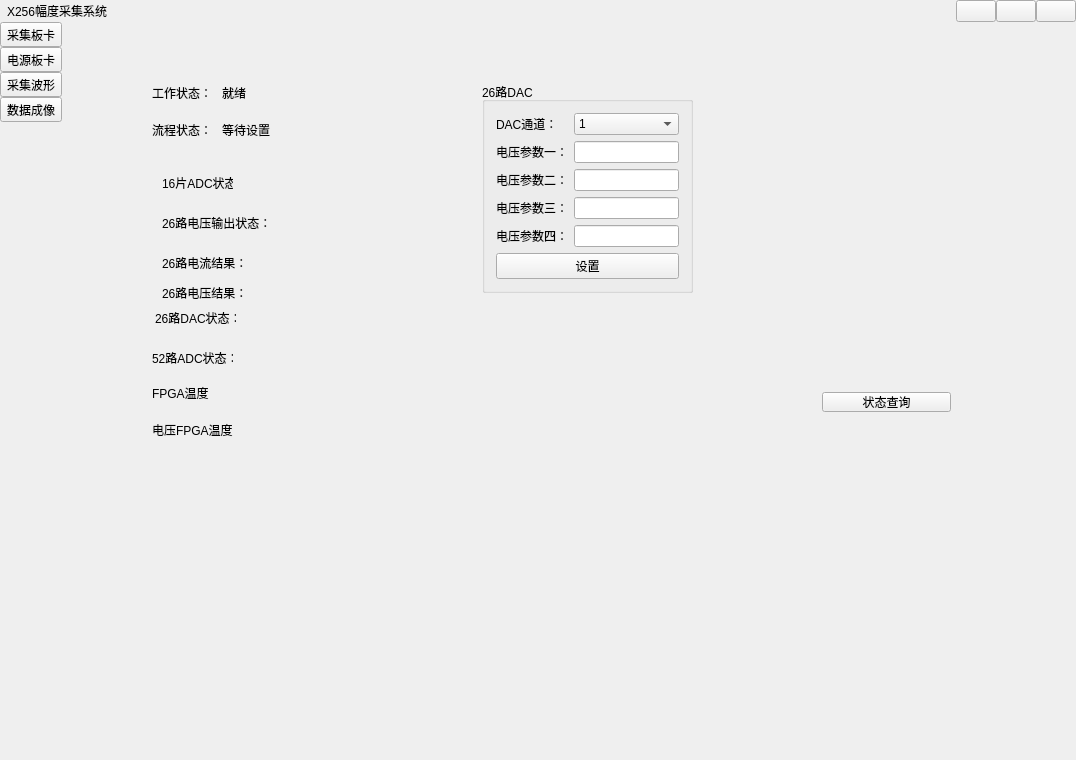
<?xml version="1.0" encoding="UTF-8"?>
<ui version="4.0">
 <class>MainWindow</class>
 <widget class="QMainWindow" name="MainWindow">
  <property name="geometry">
   <rect>
    <x>0</x>
    <y>0</y>
    <width>1076</width>
    <height>760</height>
   </rect>
  </property>
  <property name="windowTitle">
   <string>MainWindow</string>
  </property>
  <widget class="QWidget" name="centralWidget">
   <layout class="QVBoxLayout" name="verticalLayout_4" stretch="0,0">
    <property name="spacing">
     <number>0</number>
    </property>
    <property name="leftMargin">
     <number>0</number>
    </property>
    <property name="topMargin">
     <number>0</number>
    </property>
    <property name="rightMargin">
     <number>0</number>
    </property>
    <property name="bottomMargin">
     <number>0</number>
    </property>
    <item>
     <widget class="QWidget" name="widget_title" native="true">
      <property name="sizePolicy">
       <sizepolicy hsizetype="Preferred" vsizetype="Fixed">
        <horstretch>0</horstretch>
        <verstretch>0</verstretch>
       </sizepolicy>
      </property>
      <layout class="QHBoxLayout" name="horizontalLayout">
       <property name="spacing">
        <number>0</number>
       </property>
       <property name="leftMargin">
        <number>0</number>
       </property>
       <property name="topMargin">
        <number>0</number>
       </property>
       <property name="rightMargin">
        <number>0</number>
       </property>
       <property name="bottomMargin">
        <number>0</number>
       </property>
       <item>
        <widget class="QLabel" name="label_icon">
         <property name="sizePolicy">
          <sizepolicy hsizetype="Minimum" vsizetype="Expanding">
           <horstretch>0</horstretch>
           <verstretch>0</verstretch>
          </sizepolicy>
         </property>
         <property name="minimumSize">
          <size>
           <width>0</width>
           <height>0</height>
          </size>
         </property>
         <property name="text">
          <string/>
         </property>
         <property name="alignment">
          <set>Qt::AlignCenter</set>
         </property>
        </widget>
       </item>
       <item>
        <widget class="QLabel" name="label_title">
         <property name="autoFillBackground">
          <bool>false</bool>
         </property>
         <property name="styleSheet">
          <string notr="true">font: 12pt &quot;微软雅黑&quot;;</string>
         </property>
         <property name="text">
          <string>X256幅度采集系统</string>
         </property>
        </widget>
       </item>
       <item>
        <spacer name="horizontalSpacer">
         <property name="orientation">
          <enum>Qt::Horizontal</enum>
         </property>
         <property name="sizeHint" stdset="0">
          <size>
           <width>40</width>
           <height>20</height>
          </size>
         </property>
        </spacer>
       </item>
       <item>
        <widget class="QPushButton" name="pushButton_min">
         <property name="sizePolicy">
          <sizepolicy hsizetype="Minimum" vsizetype="Fixed">
           <horstretch>0</horstretch>
           <verstretch>0</verstretch>
          </sizepolicy>
         </property>
         <property name="minimumSize">
          <size>
           <width>31</width>
           <height>0</height>
          </size>
         </property>
         <property name="focusPolicy">
          <enum>Qt::NoFocus</enum>
         </property>
         <property name="text">
          <string/>
         </property>
        </widget>
       </item>
       <item>
        <widget class="QPushButton" name="pushButton_max">
         <property name="minimumSize">
          <size>
           <width>31</width>
           <height>0</height>
          </size>
         </property>
         <property name="focusPolicy">
          <enum>Qt::NoFocus</enum>
         </property>
         <property name="text">
          <string/>
         </property>
        </widget>
       </item>
       <item>
        <widget class="QPushButton" name="pushButton_close">
         <property name="minimumSize">
          <size>
           <width>31</width>
           <height>0</height>
          </size>
         </property>
         <property name="focusPolicy">
          <enum>Qt::NoFocus</enum>
         </property>
         <property name="text">
          <string/>
         </property>
        </widget>
       </item>
      </layout>
     </widget>
    </item>
    <item>
     <widget class="QWidget" name="widget_huangwei" native="true">
      <property name="styleSheet">
       <string notr="true"/>
      </property>
      <layout class="QVBoxLayout" name="verticalLayout_3" stretch="2,1">
       <property name="spacing">
        <number>0</number>
       </property>
       <property name="leftMargin">
        <number>0</number>
       </property>
       <property name="topMargin">
        <number>0</number>
       </property>
       <property name="rightMargin">
        <number>0</number>
       </property>
       <property name="bottomMargin">
        <number>0</number>
       </property>
       <item>
        <widget class="QWidget" name="widget_main" native="true">
         <property name="minimumSize">
          <size>
           <width>0</width>
           <height>20</height>
          </size>
         </property>
         <property name="styleSheet">
          <string notr="true"/>
         </property>
         <layout class="QVBoxLayout" name="verticalLayout_2">
          <property name="spacing">
           <number>0</number>
          </property>
          <property name="leftMargin">
           <number>0</number>
          </property>
          <property name="topMargin">
           <number>0</number>
          </property>
          <property name="rightMargin">
           <number>0</number>
          </property>
          <property name="bottomMargin">
           <number>0</number>
          </property>
          <item>
           <layout class="QHBoxLayout" name="horizontalLayout_2">
            <property name="spacing">
             <number>0</number>
            </property>
            <item>
             <widget class="QWidget" name="widgetLeft" native="true">
              <property name="styleSheet">
               <string notr="true"/>
              </property>
              <layout class="QVBoxLayout" name="verticalLayout">
               <property name="spacing">
                <number>0</number>
               </property>
               <property name="leftMargin">
                <number>0</number>
               </property>
               <property name="topMargin">
                <number>0</number>
               </property>
               <property name="rightMargin">
                <number>0</number>
               </property>
               <property name="bottomMargin">
                <number>0</number>
               </property>
               <item>
                <widget class="QToolButton" name="toolButton_set">
                 <property name="text">
                  <string>采集板卡</string>
                 </property>
                 <property name="icon">
                  <iconset resource="main.qrc">
                   <normaloff>:/image/infoextend.png</normaloff>:/image/infoextend.png</iconset>
                 </property>
                 <property name="iconSize">
                  <size>
                   <width>50</width>
                   <height>50</height>
                  </size>
                 </property>
                 <property name="toolButtonStyle">
                  <enum>Qt::ToolButtonTextUnderIcon</enum>
                 </property>
                </widget>
               </item>
               <item>
                <widget class="QToolButton" name="toolButton_chaxun">
                 <property name="minimumSize">
                  <size>
                   <width>0</width>
                   <height>0</height>
                  </size>
                 </property>
                 <property name="text">
                  <string>电源板卡</string>
                 </property>
                 <property name="icon">
                  <iconset resource="main.qrc">
                   <normaloff>:/image/speedtest.png</normaloff>:/image/speedtest.png</iconset>
                 </property>
                 <property name="iconSize">
                  <size>
                   <width>50</width>
                   <height>50</height>
                  </size>
                 </property>
                 <property name="toolButtonStyle">
                  <enum>Qt::ToolButtonTextUnderIcon</enum>
                 </property>
                </widget>
               </item>
               <item>
                <widget class="QToolButton" name="toolButton_caijiboxing">
                 <property name="text">
                  <string>采集波形</string>
                 </property>
                 <property name="icon">
                  <iconset resource="main.qrc">
                   <normaloff>:/image/positiontest.png</normaloff>:/image/positiontest.png</iconset>
                 </property>
                 <property name="iconSize">
                  <size>
                   <width>50</width>
                   <height>50</height>
                  </size>
                 </property>
                 <property name="toolButtonStyle">
                  <enum>Qt::ToolButtonTextUnderIcon</enum>
                 </property>
                </widget>
               </item>
               <item>
                <widget class="QToolButton" name="toolButton_tuxinagchengxiang">
                 <property name="text">
                  <string>数据成像</string>
                 </property>
                 <property name="icon">
                  <iconset resource="main.qrc">
                   <normaloff>:/image/websitetest.png</normaloff>:/image/websitetest.png</iconset>
                 </property>
                 <property name="iconSize">
                  <size>
                   <width>50</width>
                   <height>50</height>
                  </size>
                 </property>
                 <property name="toolButtonStyle">
                  <enum>Qt::ToolButtonTextUnderIcon</enum>
                 </property>
                </widget>
               </item>
               <item>
                <spacer name="verticalSpacer">
                 <property name="orientation">
                  <enum>Qt::Vertical</enum>
                 </property>
                 <property name="sizeHint" stdset="0">
                  <size>
                   <width>20</width>
                   <height>44</height>
                  </size>
                 </property>
                </spacer>
               </item>
              </layout>
             </widget>
            </item>
            <item>
             <widget class="QStackedWidget" name="stackedWidget">
              <property name="currentIndex">
               <number>1</number>
              </property>
              <widget class="QWidget" name="page_1">
               <widget class="QGroupBox" name="groupBox">
                <property name="geometry">
                 <rect>
                  <x>40</x>
                  <y>40</y>
                  <width>241</width>
                  <height>181</height>
                 </rect>
                </property>
                <property name="title">
                 <string>256路ADC</string>
                </property>
                <layout class="QVBoxLayout" name="verticalLayout_5">
                 <item>
                  <widget class="QFrame" name="frame">
                   <property name="frameShape">
                    <enum>QFrame::StyledPanel</enum>
                   </property>
                   <property name="frameShadow">
                    <enum>QFrame::Raised</enum>
                   </property>
                   <layout class="QGridLayout" name="gridLayout">
                    <item row="0" column="0">
                     <widget class="QLabel" name="label_5">
                      <property name="text">
                       <string>ADC通道：</string>
                      </property>
                     </widget>
                    </item>
                    <item row="0" column="1">
                     <widget class="QComboBox" name="comboBox">
                      <item>
                       <property name="text">
                        <string>1</string>
                       </property>
                      </item>
                      <item>
                       <property name="text">
                        <string>2</string>
                       </property>
                      </item>
                      <item>
                       <property name="text">
                        <string>3</string>
                       </property>
                      </item>
                      <item>
                       <property name="text">
                        <string>4</string>
                       </property>
                      </item>
                     </widget>
                    </item>
                    <item row="1" column="0">
                     <widget class="QLabel" name="label_3">
                      <property name="text">
                       <string>采集点：</string>
                      </property>
                     </widget>
                    </item>
                    <item row="1" column="1">
                     <widget class="QLineEdit" name="lineEdit_3"/>
                    </item>
                    <item row="2" column="0">
                     <widget class="QLabel" name="label_4">
                      <property name="text">
                       <string>增益值：</string>
                      </property>
                     </widget>
                    </item>
                    <item row="2" column="1">
                     <widget class="QLineEdit" name="lineEdit_4"/>
                    </item>
                   </layout>
                  </widget>
                 </item>
                 <item>
                  <widget class="QPushButton" name="pushButton_canshu_set">
                   <property name="text">
                    <string>参数设置</string>
                   </property>
                  </widget>
                 </item>
                </layout>
               </widget>
               <widget class="QGroupBox" name="groupBox_2">
                <property name="geometry">
                 <rect>
                  <x>600</x>
                  <y>100</y>
                  <width>301</width>
                  <height>171</height>
                 </rect>
                </property>
                <property name="title">
                 <string>GroupBox</string>
                </property>
                <widget class="QPushButton" name="pushButton_dianya_ctrl">
                 <property name="geometry">
                  <rect>
                   <x>150</x>
                   <y>110</y>
                   <width>131</width>
                   <height>41</height>
                  </rect>
                 </property>
                 <property name="text">
                  <string>电压控制</string>
                 </property>
                </widget>
                <widget class="QLabel" name="label_9">
                 <property name="geometry">
                  <rect>
                   <x>160</x>
                   <y>50</y>
                   <width>111</width>
                   <height>21</height>
                  </rect>
                 </property>
                 <property name="text">
                  <string>26路电压开关设计：</string>
                 </property>
                </widget>
               </widget>
               <widget class="QGroupBox" name="groupBox_3">
                <property name="geometry">
                 <rect>
                  <x>600</x>
                  <y>290</y>
                  <width>301</width>
                  <height>141</height>
                 </rect>
                </property>
                <property name="title">
                 <string>GroupBox</string>
                </property>
                <widget class="QPushButton" name="pushButton_dianya_zujian">
                 <property name="geometry">
                  <rect>
                   <x>160</x>
                   <y>90</y>
                   <width>131</width>
                   <height>41</height>
                  </rect>
                 </property>
                 <property name="text">
                  <string>电压组控</string>
                 </property>
                </widget>
                <widget class="QLabel" name="label_24">
                 <property name="geometry">
                  <rect>
                   <x>40</x>
                   <y>50</y>
                   <width>71</width>
                   <height>21</height>
                  </rect>
                 </property>
                 <property name="font">
                  <font>
                   <family>微软雅黑</family>
                  </font>
                 </property>
                 <property name="text">
                  <string>电压组选择：</string>
                 </property>
                </widget>
               </widget>
               <widget class="QLabel" name="label">
                <property name="geometry">
                 <rect>
                  <x>200</x>
                  <y>330</y>
                  <width>61</width>
                  <height>31</height>
                 </rect>
                </property>
                <property name="autoFillBackground">
                 <bool>false</bool>
                </property>
                <property name="text">
                 <string/>
                </property>
               </widget>
              </widget>
              <widget class="QWidget" name="page_2">
               <widget class="QPushButton" name="pushButton_status_chaxun">
                <property name="geometry">
                 <rect>
                  <x>760</x>
                  <y>370</y>
                  <width>129</width>
                  <height>20</height>
                 </rect>
                </property>
                <property name="text">
                 <string>状态查询</string>
                </property>
               </widget>
               <widget class="QLabel" name="label_10">
                <property name="geometry">
                 <rect>
                  <x>90</x>
                  <y>60</y>
                  <width>61</width>
                  <height>21</height>
                 </rect>
                </property>
                <property name="text">
                 <string>工作状态：</string>
                </property>
               </widget>
               <widget class="QLabel" name="label_11">
                <property name="geometry">
                 <rect>
                  <x>160</x>
                  <y>60</y>
                  <width>41</width>
                  <height>21</height>
                 </rect>
                </property>
                <property name="text">
                 <string>就绪</string>
                </property>
               </widget>
               <widget class="QLabel" name="label_12">
                <property name="geometry">
                 <rect>
                  <x>90</x>
                  <y>100</y>
                  <width>61</width>
                  <height>16</height>
                 </rect>
                </property>
                <property name="text">
                 <string>流程状态：</string>
                </property>
               </widget>
               <widget class="QLabel" name="label_13">
                <property name="geometry">
                 <rect>
                  <x>160</x>
                  <y>97</y>
                  <width>61</width>
                  <height>21</height>
                 </rect>
                </property>
                <property name="text">
                 <string>等待设置</string>
                </property>
               </widget>
               <widget class="QLabel" name="label_14">
                <property name="geometry">
                 <rect>
                  <x>93</x>
                  <y>280</y>
                  <width>81</width>
                  <height>31</height>
                 </rect>
                </property>
                <property name="text">
                 <string>26路DAC状态：</string>
                </property>
               </widget>
               <widget class="QLabel" name="label_15">
                <property name="geometry">
                 <rect>
                  <x>90</x>
                  <y>320</y>
                  <width>81</width>
                  <height>31</height>
                 </rect>
                </property>
                <property name="text">
                 <string>52路ADC状态：</string>
                </property>
               </widget>
               <widget class="QLabel" name="label_16">
                <property name="geometry">
                 <rect>
                  <x>90</x>
                  <y>360</y>
                  <width>61</width>
                  <height>21</height>
                 </rect>
                </property>
                <property name="text">
                 <string>FPGA温度：</string>
                </property>
               </widget>
               <widget class="QLabel" name="label_19">
                <property name="geometry">
                 <rect>
                  <x>90</x>
                  <y>400</y>
                  <width>81</width>
                  <height>16</height>
                 </rect>
                </property>
                <property name="text">
                 <string>电压FPGA温度：</string>
                </property>
               </widget>
               <widget class="QLabel" name="label_20">
                <property name="geometry">
                 <rect>
                  <x>100</x>
                  <y>150</y>
                  <width>71</width>
                  <height>21</height>
                 </rect>
                </property>
                <property name="text">
                 <string>16片ADC状态：</string>
                </property>
               </widget>
               <widget class="QLabel" name="label_21">
                <property name="geometry">
                 <rect>
                  <x>100</x>
                  <y>190</y>
                  <width>111</width>
                  <height>21</height>
                 </rect>
                </property>
                <property name="text">
                 <string>26路电压输出状态：</string>
                </property>
               </widget>
               <widget class="QLabel" name="label_22">
                <property name="geometry">
                 <rect>
                  <x>100</x>
                  <y>230</y>
                  <width>91</width>
                  <height>21</height>
                 </rect>
                </property>
                <property name="text">
                 <string>26路电流结果：</string>
                </property>
               </widget>
               <widget class="QLabel" name="label_23">
                <property name="geometry">
                 <rect>
                  <x>100</x>
                  <y>260</y>
                  <width>91</width>
                  <height>21</height>
                 </rect>
                </property>
                <property name="text">
                 <string>26路电压结果：</string>
                </property>
               </widget>
               <widget class="QGroupBox" name="groupBox_4">
                <property name="geometry">
                 <rect>
                  <x>420</x>
                  <y>60</y>
                  <width>211</width>
                  <height>211</height>
                 </rect>
                </property>
                <property name="title">
                 <string>26路DAC</string>
                </property>
                <layout class="QGridLayout" name="gridLayout_2">
                 <item row="0" column="0">
                  <widget class="QLabel" name="label_6">
                   <property name="text">
                    <string>DAC通道：</string>
                   </property>
                  </widget>
                 </item>
                 <item row="0" column="1">
                  <widget class="QComboBox" name="comboBox_2">
                   <item>
                    <property name="text">
                     <string>1</string>
                    </property>
                   </item>
                   <item>
                    <property name="text">
                     <string>2</string>
                    </property>
                   </item>
                   <item>
                    <property name="text">
                     <string>3</string>
                    </property>
                   </item>
                   <item>
                    <property name="text">
                     <string>4</string>
                    </property>
                   </item>
                  </widget>
                 </item>
                 <item row="1" column="0">
                  <widget class="QLabel" name="label_7">
                   <property name="text">
                    <string>电压参数一：</string>
                   </property>
                  </widget>
                 </item>
                 <item row="1" column="1">
                  <widget class="QLineEdit" name="lineEdit_5"/>
                 </item>
                 <item row="2" column="0">
                  <widget class="QLabel" name="label_8">
                   <property name="text">
                    <string>电压参数二：</string>
                   </property>
                  </widget>
                 </item>
                 <item row="2" column="1">
                  <widget class="QLineEdit" name="lineEdit_6"/>
                 </item>
                 <item row="3" column="0">
                  <widget class="QLabel" name="label_17">
                   <property name="text">
                    <string>电压参数三：</string>
                   </property>
                  </widget>
                 </item>
                 <item row="3" column="1">
                  <widget class="QLineEdit" name="lineEdit_13"/>
                 </item>
                 <item row="4" column="0">
                  <widget class="QLabel" name="label_18">
                   <property name="text">
                    <string>电压参数四：</string>
                   </property>
                  </widget>
                 </item>
                 <item row="4" column="1">
                  <widget class="QLineEdit" name="lineEdit_14"/>
                 </item>
                 <item row="5" column="0" colspan="2">
                  <widget class="QPushButton" name="pushButton">
                   <property name="text">
                    <string>设置</string>
                   </property>
                  </widget>
                 </item>
                </layout>
               </widget>
              </widget>
              <widget class="QWidget" name="page_3">
               <widget class="QPushButton" name="pushButton_start_collect">
                <property name="geometry">
                 <rect>
                  <x>120</x>
                  <y>100</y>
                  <width>129</width>
                  <height>20</height>
                 </rect>
                </property>
                <property name="text">
                 <string>开始采集</string>
                </property>
               </widget>
               <widget class="QPushButton" name="pushButton_start_trans">
                <property name="geometry">
                 <rect>
                  <x>120</x>
                  <y>150</y>
                  <width>129</width>
                  <height>20</height>
                 </rect>
                </property>
                <property name="text">
                 <string>开始上传</string>
                </property>
               </widget>
               <widget class="QPushButton" name="pushButton_src_shangchuan">
                <property name="geometry">
                 <rect>
                  <x>120</x>
                  <y>200</y>
                  <width>129</width>
                  <height>20</height>
                 </rect>
                </property>
                <property name="minimumSize">
                 <size>
                  <width>0</width>
                  <height>0</height>
                 </size>
                </property>
                <property name="text">
                 <string>原文件上传</string>
                </property>
               </widget>
               <widget class="QWidget" name="widget_wave" native="true">
                <property name="geometry">
                 <rect>
                  <x>280</x>
                  <y>30</y>
                  <width>751</width>
                  <height>421</height>
                 </rect>
                </property>
               </widget>
              </widget>
              <widget class="QWidget" name="page_4">
               <layout class="QGridLayout" name="gridLayout_3">
                <item row="0" column="0">
                 <widget class="QWidget" name="widget_image" native="true"/>
                </item>
               </layout>
              </widget>
             </widget>
            </item>
           </layout>
          </item>
         </layout>
        </widget>
       </item>
       <item>
        <widget class="QWidget" name="widget_log" native="true"/>
       </item>
      </layout>
     </widget>
    </item>
   </layout>
  </widget>
 </widget>
 <layoutdefault spacing="6" margin="11"/>
 <resources>
  <include location="main.qrc"/>
 </resources>
 <connections/>
</ui>
